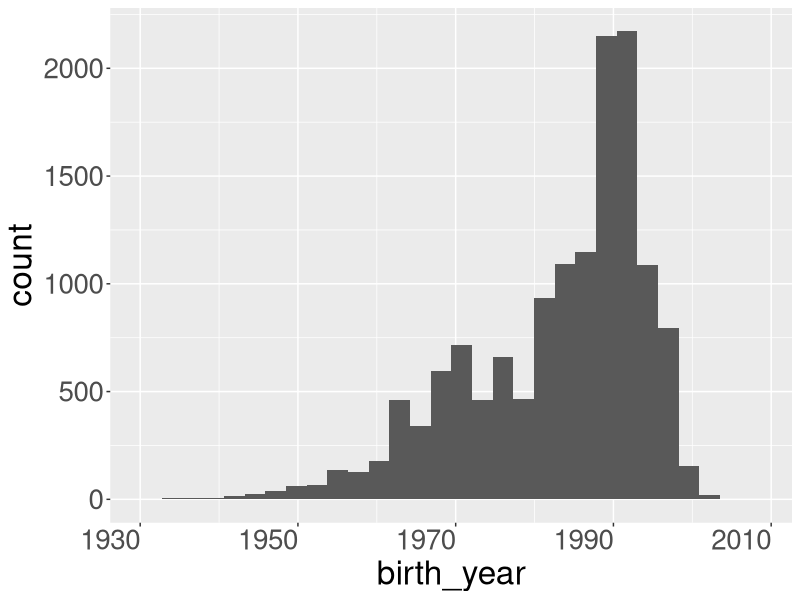
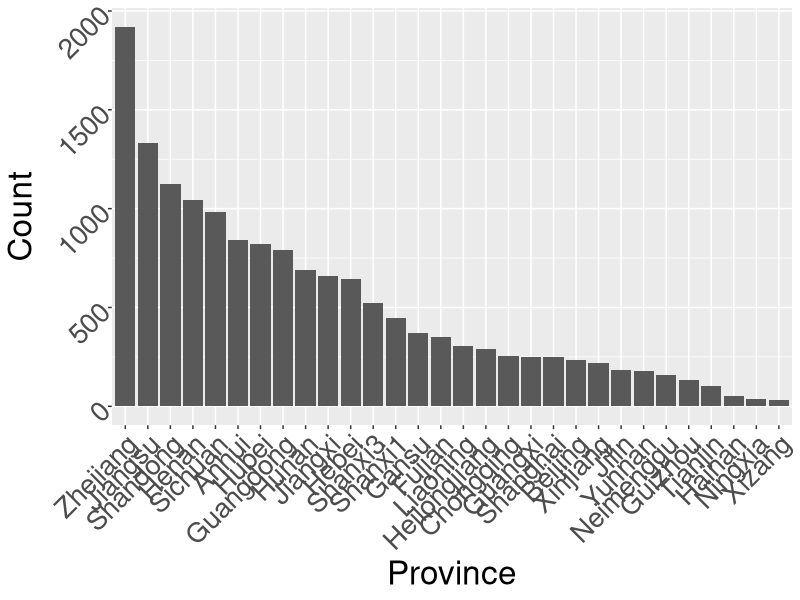
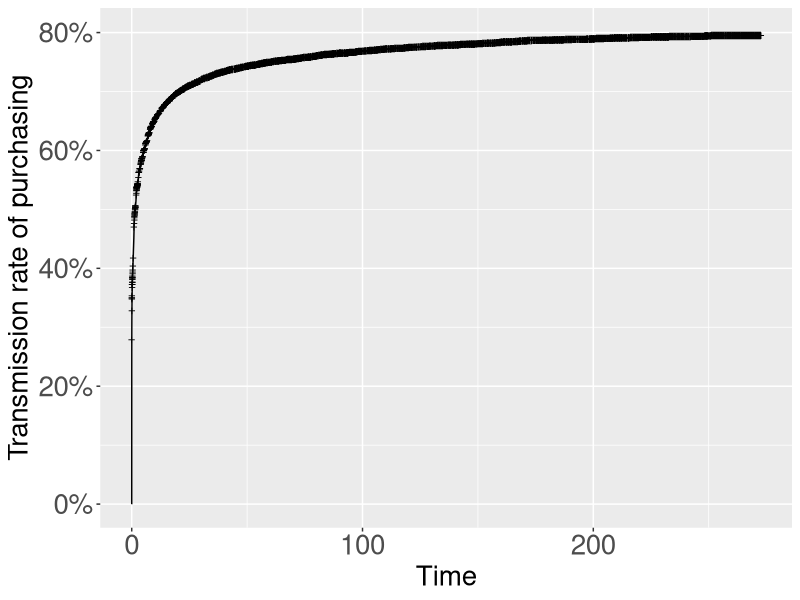
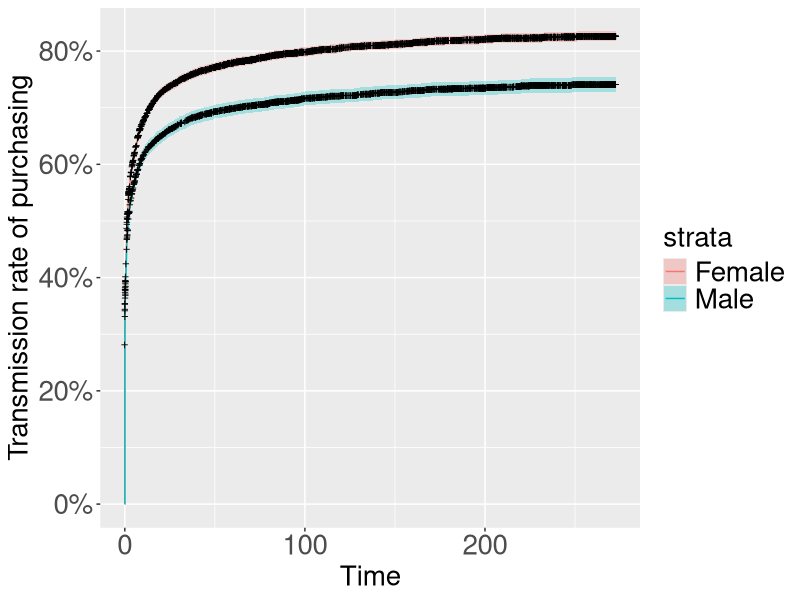
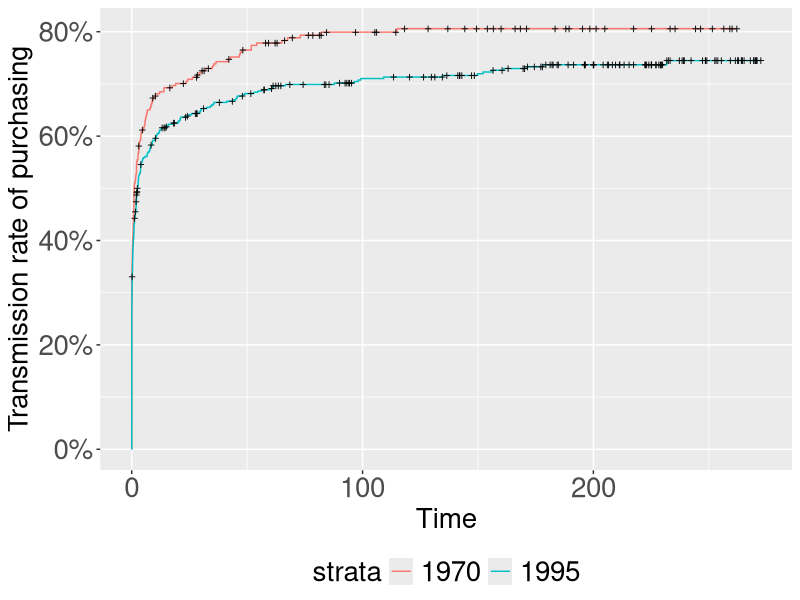
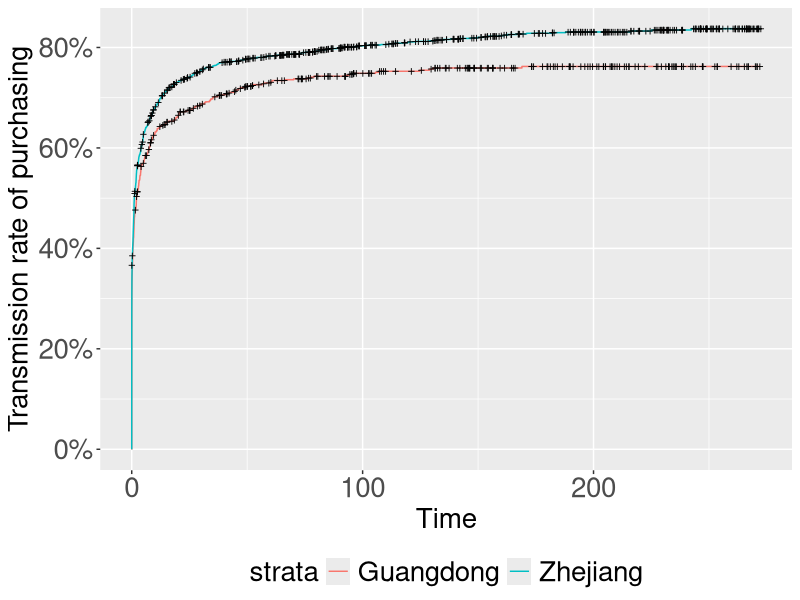

Here is the R script that generated these plots, in order: (Note: this script raises an error after producing the figures.)
## ---- chunk 1
knitr::opts_chunk$set(echo = TRUE)
## ---- chunk 2
library(tidyverse)
library(ggfortify)
library(MASS)
library(survival)
library(lubridate)
## ---- chunk 3
data <- read.csv("../data/user_buy0.CSV")
data <- data %>% mutate(signup_time = ymd_hms(signup_time), 
                        end_time = ymd_hms(end_time),
                        test_last_time = ymd_hms(test_last_time),
                        buy_time = ymd_hms(buy_time),
                        duration = as.numeric(if_else(have_bought, difftime(buy_time, signup_time, units = "days"), difftime(test_last_time, signup_time, units = "days"))))
data$have_bought <- as.logical(data$have_bought)
data1 <- data %>% filter(sex !="")
## ---- chunk 4
data1 %>% ggplot(aes(x = birth_year)) + 
  geom_histogram() + 
  theme(axis.text = element_text(size = 20, hjust = 1), 
        axis.title = element_text(size = 24), 
        plot.title = element_text(size = 20))
## ---- chunk 5
data1 %>% group_by(province) %>% 
	summarise(count = n()) %>% 
	ggplot(aes(x = reorder(province,(-count)), y = count)) + 
  geom_bar(stat = 'identity') + 
  labs(x = "Province", y = "Count") +
  theme(axis.text = element_text(size = 20, angle = 45, hjust = 1), 
        axis.title = element_text(size = 24), 
        plot.title = element_text(size = 20))
## ---- chunk 6
fitsurv <- survfit(Surv(duration, have_bought) ~ 1, data = data1)

autoplot(fitsurv, fun = "event") + 
  labs(x = "Time", y = "Transmission rate of purchasing") + 
  theme(axis.text = element_text(size = 20), 
        axis.title = element_text(size = 20), 
        plot.title = element_text(size = 20))
## ---- chunk 7
fitsurv <- survfit(Surv(duration, have_bought) ~ sex, data = data1)

autoplot(fitsurv, fun='event') + 
  labs(x = "Time", y = "Transmission rate of purchasing") + 
  theme(axis.text = element_text(size = 20), 
        axis.title = element_text(size = 20), 
        plot.title = element_text(size = 20), 
        legend.text = element_text(size = 20), 
        legend.title = element_text(size = 20))
## ---- chunk 8
survdiff(Surv(duration, have_bought) ~ sex, data = data1)
## ---- chunk 9
data11 <- data1 %>% filter(birth_year %in% c(1970, 1995))

fitsurv <- survfit(Surv(duration, have_bought) ~ birth_year, data = data11)

autoplot(fitsurv, fun='event', conf.int = FALSE) + 
  labs(x = "Time", y = "Transmission rate of purchasing") + 
  theme(axis.text = element_text(size = 20), 
        axis.title = element_text(size = 20), 
        plot.title = element_text(size = 20), 
        legend.text = element_text(size = 20), 
        legend.title = element_text(size = 20), 
        legend.position="bottom")
## ---- chunk 10
survdiff(Surv(duration, have_bought) ~ birth_year, data = data11)
## ---- chunk 11
data12 <- data1 %>% filter(province %in% c("Guangdong", "Zhejiang"))

fitsurv <- survfit(Surv(duration, have_bought) ~ province, data = data12)

autoplot(fitsurv, fun='event', conf.int = FALSE) + 
  labs(x = "Time", y = "Transmission rate of purchasing") + 
  theme(axis.text = element_text(size = 20), 
        axis.title = element_text(size = 20), 
        plot.title = element_text(size = 20), 
        legend.text = element_text(size = 20), 
        legend.title = element_text(size = 20), 
        legend.position="bottom")
## ---- chunk 12
survdiff(Surv(duration, have_bought) ~ province, data = data12)
## ---- chunk 13
cox0 <- coxph(Surv(duration, have_bought) ~ sex + birth_year + province, data = data1)
summary(cox0)
## ---- chunk 14
cox1 <- coxph(Surv(duration, have_bought) ~ sex + birth_year, data = data1)
summary(cox1)
## ---- chunk 15
fit1 <- aareg(Surv(duration, have_bought) ~ sex + birth_year, data = data1)

summary(fit1)
## ---- chunk 16
autoplot(fit1) + 
  theme(axis.text = element_text(size = 20), 
        axis.title = element_text(size = 20), 
        plot.title = element_text(size = 20), 
        legend.text = element_text(size = 20), 
        legend.title = element_text(size = 20), 
        legend.position="bottom")
